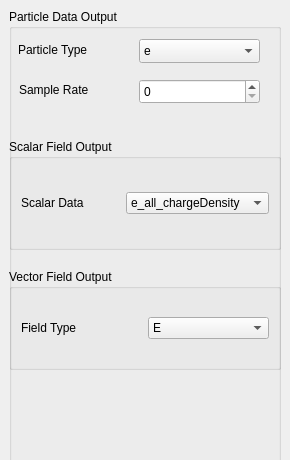
<?xml version="1.0" encoding="UTF-8"?>
<ui version="4.0">
 <class>PIConGPUReaderAsynchDialog</class>
 <widget class="QDialog" name="PIConGPUReaderAsynchDialog">
  <property name="geometry">
   <rect>
    <x>0</x>
    <y>0</y>
    <width>290</width>
    <height>460</height>
   </rect>
  </property>
  <property name="minimumSize">
   <size>
    <width>290</width>
    <height>460</height>
   </size>
  </property>
  <property name="windowTitle">
   <string>Dialog</string>
  </property>
  <widget class="QGroupBox" name="groupBox_2">
   <property name="geometry">
    <rect>
     <x>9</x>
     <y>9</y>
     <width>272</width>
     <height>542</height>
    </rect>
   </property>
   <property name="minimumSize">
    <size>
     <width>250</width>
     <height>125</height>
    </size>
   </property>
   <property name="title">
    <string>Particle Data Output</string>
   </property>
   <widget class="QComboBox" name="particleType_">
    <property name="geometry">
     <rect>
      <x>130</x>
      <y>30</y>
      <width>121</width>
      <height>24</height>
     </rect>
    </property>
    <property name="minimumSize">
     <size>
      <width>0</width>
      <height>0</height>
     </size>
    </property>
    <item>
     <property name="text">
      <string>e</string>
     </property>
    </item>
    <item>
     <property name="text">
      <string>p</string>
     </property>
    </item>
    <item>
     <property name="text">
      <string>None</string>
     </property>
    </item>
   </widget>
   <widget class="QLabel" name="label_3">
    <property name="geometry">
     <rect>
      <x>9</x>
      <y>33</y>
      <width>77</width>
      <height>16</height>
     </rect>
    </property>
    <property name="text">
     <string>Particle Type</string>
    </property>
   </widget>
   <widget class="QSpinBox" name="sampleRate_">
    <property name="geometry">
     <rect>
      <x>130</x>
      <y>70</y>
      <width>121</width>
      <height>25</height>
     </rect>
    </property>
    <property name="maximum">
     <number>1000000</number>
    </property>
   </widget>
   <widget class="QLabel" name="label_5">
    <property name="geometry">
     <rect>
      <x>10</x>
      <y>70</y>
      <width>121</width>
      <height>21</height>
     </rect>
    </property>
    <property name="text">
     <string>Sample Rate</string>
    </property>
   </widget>
   <widget class="QGroupBox" name="groupBox_3">
    <property name="geometry">
     <rect>
      <x>0</x>
      <y>130</y>
      <width>272</width>
      <height>111</height>
     </rect>
    </property>
    <property name="title">
     <string>Scalar Field Output</string>
    </property>
    <layout class="QGridLayout" name="gridLayout_2">
     <item row="0" column="1">
      <widget class="QLabel" name="label_4">
       <property name="text">
        <string>Scalar Data</string>
       </property>
      </widget>
     </item>
     <item row="0" column="2">
      <widget class="QComboBox" name="scalarFieldComponent_">
       <item>
        <property name="text">
         <string>e_all_chargeDensity</string>
        </property>
       </item>
       <item>
        <property name="text">
         <string>e_all_energyDensity</string>
        </property>
       </item>
       <item>
        <property name="text">
         <string>None</string>
        </property>
       </item>
      </widget>
     </item>
    </layout>
   </widget>
   <widget class="QGroupBox" name="groupBox_4">
    <property name="geometry">
     <rect>
      <x>0</x>
      <y>260</y>
      <width>272</width>
      <height>101</height>
     </rect>
    </property>
    <property name="title">
     <string>Vector Field Output</string>
    </property>
    <layout class="QGridLayout" name="gridLayout_3">
     <item row="0" column="1">
      <widget class="QComboBox" name="vectorFieldType_">
       <item>
        <property name="text">
         <string>E</string>
        </property>
       </item>
       <item>
        <property name="text">
         <string>B</string>
        </property>
       </item>
       <item>
        <property name="text">
         <string>None</string>
        </property>
       </item>
      </widget>
     </item>
     <item row="0" column="0">
      <widget class="QLabel" name="label_6">
       <property name="text">
        <string>Field Type</string>
       </property>
      </widget>
     </item>
    </layout>
   </widget>
  </widget>
 </widget>
 <resources/>
 <connections/>
</ui>
